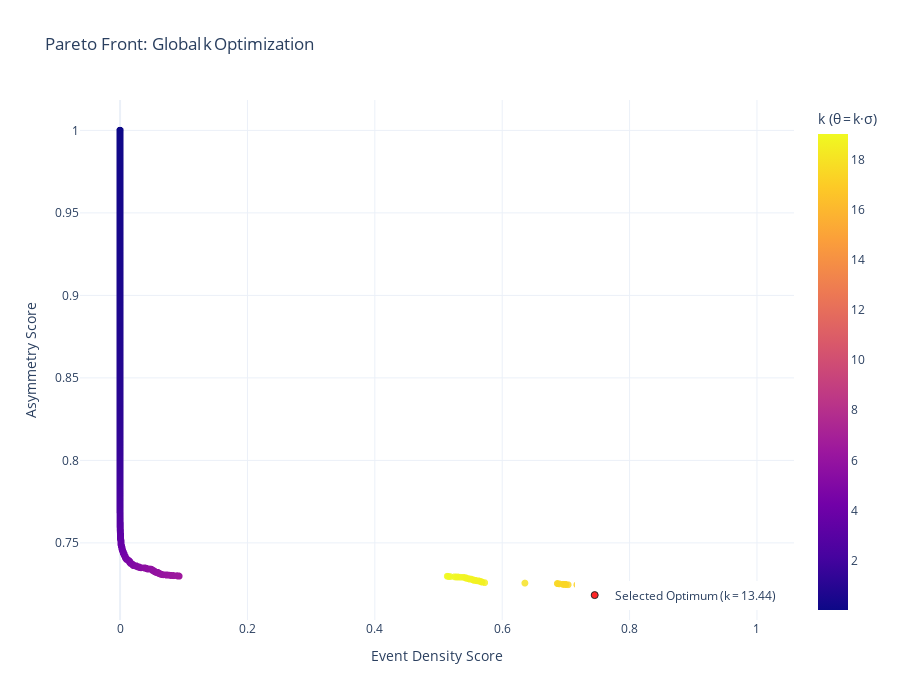

Write notebook code for a chart like this one.
### Markdown cell above
## Multi-Asset Directional Change Optimization via NSGA-II

**Objective:**  
Optimize a **universal scaling factor** $k$ such that:

$
\theta_i = k \cdot \sigma_i
$

where $\sigma_i$ is the log-return volatility of asset *i*.

**Notes:**
- Use your calibrated squash parameter  
- Employs dimensionless scores for robustness

### Code cell
import numpy as np
import random
import plotly.express as px
import pandas as pd
from deap import base, creator, tools, algorithms
from multiprocessing import Pool
from functools import partial

from core.data import load_all_klines
from core.utils import select_least_correlated_with
from core.dc import compute_directional_change_events, attach_OSV_EXT_to_runs
from core.opt import event_density_score, up_down_asymmetry

# --------------------------------------------------------------------------
# Load and prepare data
# --------------------------------------------------------------------------
df = load_all_klines(
    root="data/data/spot/monthly/klines/",
    interval="1h",
    range_folder="2017-01-01_2025-10-08",
    min_years=4,
)

df_btc_diverse, _ = select_least_correlated_with(
    df, reference_symbol="BTCUSDT", quantile=0.5
)
symbols = df_btc_diverse.index.get_level_values("Symbol").unique().tolist()
print(f"Total symbols in filtered dataset: {len(symbols)}")

all_prices, volatilities = {}, {}
for symbol in symbols:
    prices = df_btc_diverse.loc[symbol, "Close"].dropna().to_numpy()
    if len(prices) < 50:
        continue
    sigma = np.std(np.diff(np.log(prices)))
    if sigma <= 1e-8:
        continue
    all_prices[symbol], volatilities[symbol] = prices, sigma

SQUASH_VALUE = 1.76


# --------------------------------------------------------------------------
# Evaluation function (top-level, picklable)
# --------------------------------------------------------------------------
def evaluate_k(individual, all_prices, volatilities, d_target=0.002, squash=4.0):
    k = individual[0]
    dens_sum = asym_sum = count = 0

    for symbol, prices in all_prices.items():
        sigma = volatilities[symbol]
        theta = k * sigma
        events, runs = compute_directional_change_events(prices, theta)
        if not events:
            continue
        runs = attach_OSV_EXT_to_runs(runs, theta)
        runs = [r for r in runs if r.get("OSV_EXT") is not None]
        if len(runs) < 2:
            continue
        dens = event_density_score(
            prices, events, d_target=d_target, alpha=2.0, beta=1.5
        )
        mu_up, mu_down = up_down_asymmetry(runs, theta, squash=squash)
        dens_sum += dens
        asym_sum += (mu_up + mu_down) / 2
        count += 1

    if count == 0:
        return 0.0, 0.0
    return dens_sum / count, asym_sum / count


# --------------------------------------------------------------------------
# NSGA-II optimization
# --------------------------------------------------------------------------
def run_nsga2_global_k(
    all_prices,
    volatilities,
    d_target=0.003,
    squash=4.0,
    k_low=8.0,
    k_high=52.0,
    ngen=40,
    pop_size=50,
    seed=42,
    n_jobs=8,
):
    random.seed(seed)
    np.random.seed(seed)

    if hasattr(creator, "FitnessMulti"):
        del creator.FitnessMulti
    if hasattr(creator, "Individual"):
        del creator.Individual

    creator.create("FitnessMulti", base.Fitness, weights=(1.0, 1.0))
    creator.create("Individual", list, fitness=creator.FitnessMulti)

    toolbox = base.Toolbox()
    toolbox.register("attr_k", lambda: random.uniform(k_low, k_high))
    toolbox.register(
        "individual", tools.initRepeat, creator.Individual, toolbox.attr_k, n=1
    )
    toolbox.register("population", tools.initRepeat, list, toolbox.individual)

    # Bind static args to top-level evaluate function
    toolbox.register(
        "evaluate",
        partial(
            evaluate_k,
            all_prices=all_prices,
            volatilities=volatilities,
            d_target=d_target,
            squash=squash,
        ),
    )

    toolbox.register("mate", tools.cxBlend, alpha=0.5)
    toolbox.register(
        "mutate", tools.mutPolynomialBounded, low=k_low, up=k_high, eta=20.0, indpb=1.0
    )
    toolbox.register("select", tools.selNSGA2)

    # Multiprocessing pool
    pool = Pool(processes=n_jobs)
    toolbox.register("map", pool.map)

    pop = toolbox.population(n=pop_size)
    hof = tools.ParetoFront()

    print("Starting NSGA-II optimization...")
    algorithms.eaMuPlusLambda(
        population=pop,
        toolbox=toolbox,
        mu=pop_size,
        lambda_=2 * pop_size,
        cxpb=0.7,
        mutpb=0.3,
        ngen=ngen,
        halloffame=hof,
        verbose=True,
    )
    pool.close()
    pool.join()

    pareto_ks = np.array([ind[0] for ind in hof])
    pareto_scores = np.array([ind.fitness.values for ind in hof])
    return pareto_ks, pareto_scores


# --------------------------------------------------------------------------
# Run optimization
# --------------------------------------------------------------------------
print("\nRunning global NSGA-II optimization over k...")
pareto_ks, pareto_scores = run_nsga2_global_k(
    all_prices=all_prices,
    volatilities=volatilities,
    d_target=0.0035,
    squash=SQUASH_VALUE,
    k_low=4.0,
    k_high=64.0,
    ngen=80,  # 80 generations
    pop_size=150,  # larger population
    seed=42,
    n_jobs=32,  # if you have 32 threads/cores
)

if len(pareto_ks) == 0:
    raise RuntimeError("No Pareto-optimal solutions found!")

# --------------------------------------------------------------------------
# Select best solution and print results
# --------------------------------------------------------------------------
totals = pareto_scores.sum(axis=1)
best_idx = np.argmax(totals)
best_k = pareto_ks[best_idx]
best_density, best_asym = pareto_scores[best_idx]

print("\n" + "=" * 60)
print("✅ FINAL RECOMMENDATION")
print("=" * 60)
print(f"Global squash parameter:       {SQUASH_VALUE:.2f}")
print(f"Optimal universal k:           {best_k:.2f}")
print(f"  → Avg event density score:   {best_density:.4f}")
print(f"  → Avg asymmetry score:       {best_asym:.4f}")
print("\nUse for any asset:")
print(f"  θ = {best_k:.2f} × asset_volatility")
print("=" * 60)

# --------------------------------------------------------------------------
# Plot Pareto front with Plotly Express (interactive)
# --------------------------------------------------------------------------

# Prepare data frame for convenience
pareto_df = pd.DataFrame(
    {
        "Event Density Score": pareto_scores[:, 0],
        "Asymmetry Score": pareto_scores[:, 1],
        "k": pareto_ks,
    }
)

# Mark the best individual
pareto_df["is_best"] = False
pareto_df.loc[best_idx, "is_best"] = True

# Base plot: color by 'k', use smaller markers
fig = px.scatter(
    pareto_df,
    x="Event Density Score",
    y="Asymmetry Score",
    color="k",
    color_continuous_scale="plasma",
    hover_data={"k": True, "Event Density Score": ":.4f", "Asymmetry Score": ":.4f"},
    labels={"k": "k (θ = k·σ)"},
    title="Pareto Front: Global k Optimization",
)

# Highlight best point in red
best_point = pareto_df.loc[best_idx]
fig.add_scatter(
    x=[best_point["Event Density Score"]],
    y=[best_point["Asymmetry Score"]],
    mode="markers",
    marker=dict(color="red", size=14, line=dict(color="black", width=1)),
    name=f"Selected Optimum (k = {best_k:.2f})",
    hovertemplate=(
        f"<b>Selected Optimum</b><br>"
        f"k = {best_k:.2f}<br>"
        f"Event Density: {best_point['Event Density Score']:.4f}<br>"
        f"Asymmetry: {best_point['Asymmetry Score']:.4f}<extra></extra>"
    ),
)

# Adjust layout aesthetics
fig.update_traces(marker=dict(size=7, opacity=0.85), selector=dict(mode="markers"))
fig.update_layout(
    width=900,
    height=700,
    legend=dict(yanchor="bottom", y=0.02, xanchor="right", x=0.98),
    template="plotly_white",
)

fig.show()

### Figure 1 — Plotly figure (JSON) as saved in the notebook; plotly's stock layout.template omitted (floating-point values rounded to 4 significant figures; data arrays with more than 128 entries replaced by an {"elided": "..."} marker saying what was removed)
{"data": [{"customdata": {"elided": "7611x1 float values"}, "hovertemplate": "Event Density Score=%{x:.4f}<br>Asymmetry Score=%{y:.4f}<br>k (θ = k·σ)=%{marker.color}<extra></extra>", "legendgroup": "", "marker": {"color": {"elided": "7611 float values"}, "coloraxis": "coloraxis", "opacity": 0.85, "size": 7, "symbol": "circle"}, "mode": "markers", "name": "", "showlegend": false, "type": "scattergl", "x": {"elided": "7611 float values"}, "xaxis": "x", "y": {"elided": "7611 float values"}, "yaxis": "y"}, {"hovertemplate": "<b>Selected Optimum</b><br>k = 13.44<br>Event Density: 0.9953<br>Asymmetry: 0.7217<extra></extra>", "marker": {"color": "red", "line": {"color": "black", "width": 1}, "opacity": 0.85, "size": 7}, "mode": "markers", "name": "Selected Optimum (k = 13.44)", "type": "scatter", "x": [0.9953], "y": [0.7217]}], "layout": {"coloraxis": {"colorbar": {"title": {"text": "k (θ = k·σ)"}}, "colorscale": [[0, "#0d0887"], [0.1111, "#46039f"], [0.2222, "#7201a8"], [0.3333, "#9c179e"], [0.4444, "#bd3786"], [0.5556, "#d8576b"], [0.6667, "#ed7953"], [0.7778, "#fb9f3a"], [0.8889, "#fdca26"], [1, "#f0f921"]]}, "height": 700, "legend": {"tracegroupgap": 0, "x": 0.98, "xanchor": "right", "y": 0.02, "yanchor": "bottom"}, "title": {"text": "Pareto Front: Global k Optimization"}, "width": 900, "xaxis": {"anchor": "y", "domain": [0, 1], "title": {"text": "Event Density Score"}}, "yaxis": {"anchor": "x", "domain": [0, 1], "title": {"text": "Asymmetry Score"}}}}
